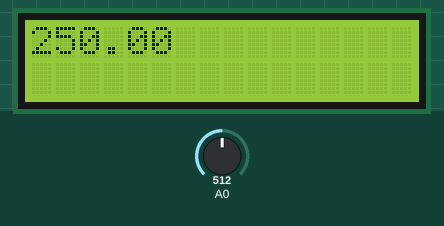
This sketch was run on a simulated Arduino Uno, built with avr-gcc and run on an emulated ATmega328P. On the bench: 16×2 character LCD. The test bench sets the inputs (shaded band); at power-on: A0 = 512.

Above: at 0.1 s.
1.3 s: A0 set to 716
At 2.8 s:
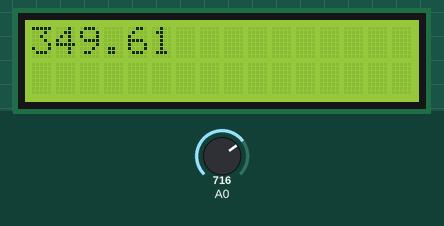
4.5 s: A0 set to 900
At 6.8 s:
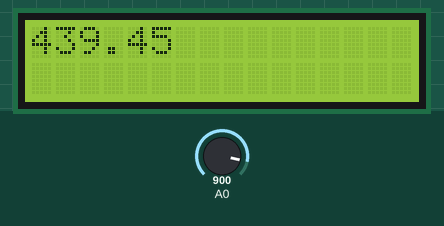
8.5 s: A0 set to 1023
At 10.8 s:
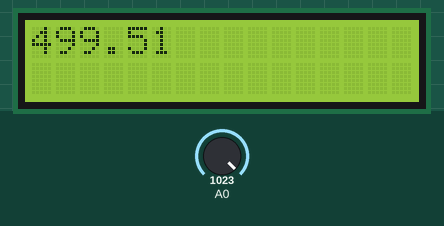
Timing chart, 0 to 12.3 s (numbered marks = the images above; inputs shaded):
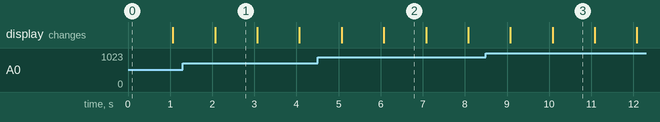

The sketch:

TemperatureLcd.ino
```cpp
#include <LiquidCrystal.h>
LiquidCrystal lcd(12,11,5,4,3,2);
void setup() {
 lcd.begin(16,2);
 pinMode(A0,INPUT);
}

void loop() {
  int temp=analogRead(A0);
  float temp2=temp*0.48828125;
  lcd.setCursor(0,0);
  lcd.print(temp2);
  delay(1000);
  lcd.clear();
  delay(1000);
}
```

Measured:
- after the input at 1.3 s, the display: changes after 0.77 s (image 1)
- after the input at 4.5 s, the display: first differs from a run without the input after 1.6 s (image 2)
- after the input at 8.5 s, the display: first differs from a run without the input after 1.6 s (image 3)
- what the display in image 1 shows lasts 1.0 s, from 2.1 s to 3.1 s
